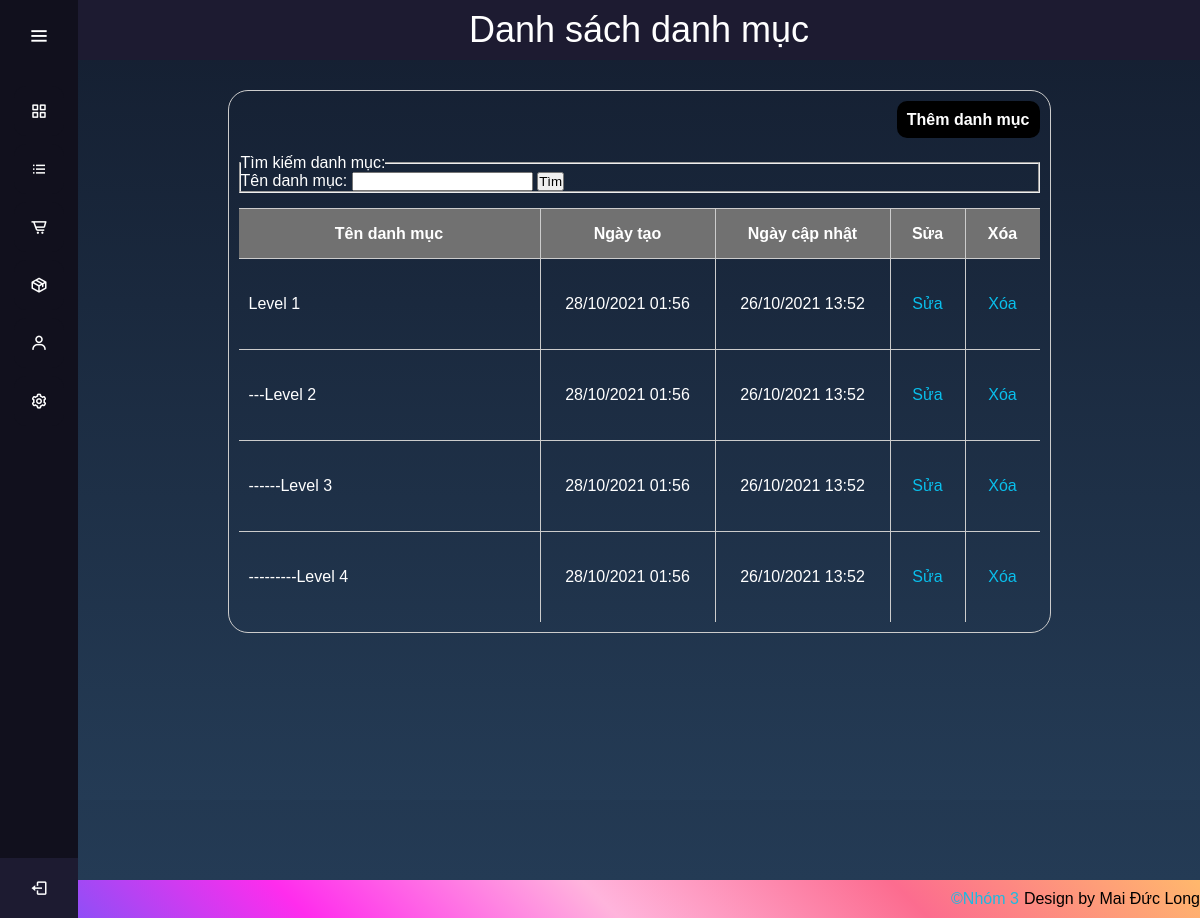
/webbangiay/assets/admin/menu_listing.php (signed in), run on the app's committed database.
### tables this page shows
CREATE TABLE `menu` (
  `id` int(11) NOT NULL,
  `parent_id` int(11) NOT NULL DEFAULT 0,
  `name` varchar(100) NOT NULL,
  `link` varchar(255) NOT NULL,
  `position` int(11) NOT NULL,
  `created_time` int(11) NOT NULL,
  `last_updated` int(11) NOT NULL
);

### webbangiay/assets/admin/li-template.php (the view, shortened to what this page needs)
<li>
  <div class="menu-prop menu-name" style="width: 301px;"><?= str_repeat("---", $num - 1) . $row['name'] ?></div>
  <div class="menu-prop menu-time"><?= date('d/m/Y H:i', $row['created_time']) ?></div>
  <div class="menu-prop menu-time"><?= date('d/m/Y H:i', $row['last_updated']) ?></div>
  <div class="menu-prop menu-button">
    <a href="./<?= $config_name ?>_editing.php?id=<?= $row['id'] ?>">Sửa</a>
  </div>
  <div class="menu-prop menu-button">
    <a href="./<?= $config_name ?>_delete.php?id=<?= $row['id'] ?>" onclick="return confirm('bạn thật sự muốn xóa ?');">Xóa</a>
  </div>
</li>

### webbangiay/assets/resources/function/function.php (shortened to what this page needs)
<?php
function showMenuTree($list, $num, $config_name) {
    $num++;
    foreach ($list as $item) {
        echo renderTemplate('../../assets/admin/li-template.php', array('num' => $num, 'config_name' => $config_name, 'row' => $item));
        if (!empty($item['children'])) {
            showMenuTree($item['children'], $num, $config_name);
        }
    }
}
function renderTemplate($filePath, $params) {
    extract($params);
    include $filePath;
    $output = ob_get_clean();
    return $output;
}

### webbangiay/assets/resources/css/style_admin.css (style rules this page uses)
a { text-decoration: none; }
* { margin: 0; padding: 0; box-sizing: border-box; font-family: "Poppins", sans-serif; }
:root { --border-width: calc(var(--diameter-tile) / 60); --diameter-board: min(50vw, 50vh); --diameter-tile: calc(1 / 8 * var(--diameter-board)); --edge-width: calc((min(60vw, 60vh) - var(--diameter-board)) * 0.3); --color-danger: tomato; --color-success: #1d83e0; --color-white: #f0f0f0; --color-black: #222; --color-board-hue: 30; --color-board-sat: 40%; --color-shadow: hsl(var(--color-board-hue), var(--color-board-sat), 50%); --color-shadow-lighter: hsl( var(--color-board-hue), var(--color-board-sat), 55% ); --transition-ease: cubic-bezier(0.25, 1, 0.5, 1); --color-background: var(--color-black); }
body { transition: background-color 250ms ease-in-out; }
.menu-prop { float: left; padding: 0 10px; line-height: 90px; border-top: 1px solid #ccc; }
.menu-name { width: 170px; border-right: 0; padding-left: 10px; }
.menu-time { width: 175px; padding: 0 10px; border-right: 0; text-align: center; border-left: 1px solid #ccc; }
.menu-button { width: 75px; border-right: 0; padding: 0 10px; text-align: center; border-left: 1px solid #ccc; }
.menu-button a { color: #09bfec; }

### data on the page
menu: name "Level 1", created_time "28/10/2021 01:56", last_updated "26/10/2021 13:52"
menu: num "---", name "Level 2", created_time "28/10/2021 01:56", last_updated "26/10/2021 13:52"
menu: num "------", name "Level 3", created_time "28/10/2021 01:56", last_updated "26/10/2021 13:52"
menu: num "---------", name "Level 4", created_time "28/10/2021 01:56", last_updated "26/10/2021 13:52"

### other printed values
$config_title "danh mục"
